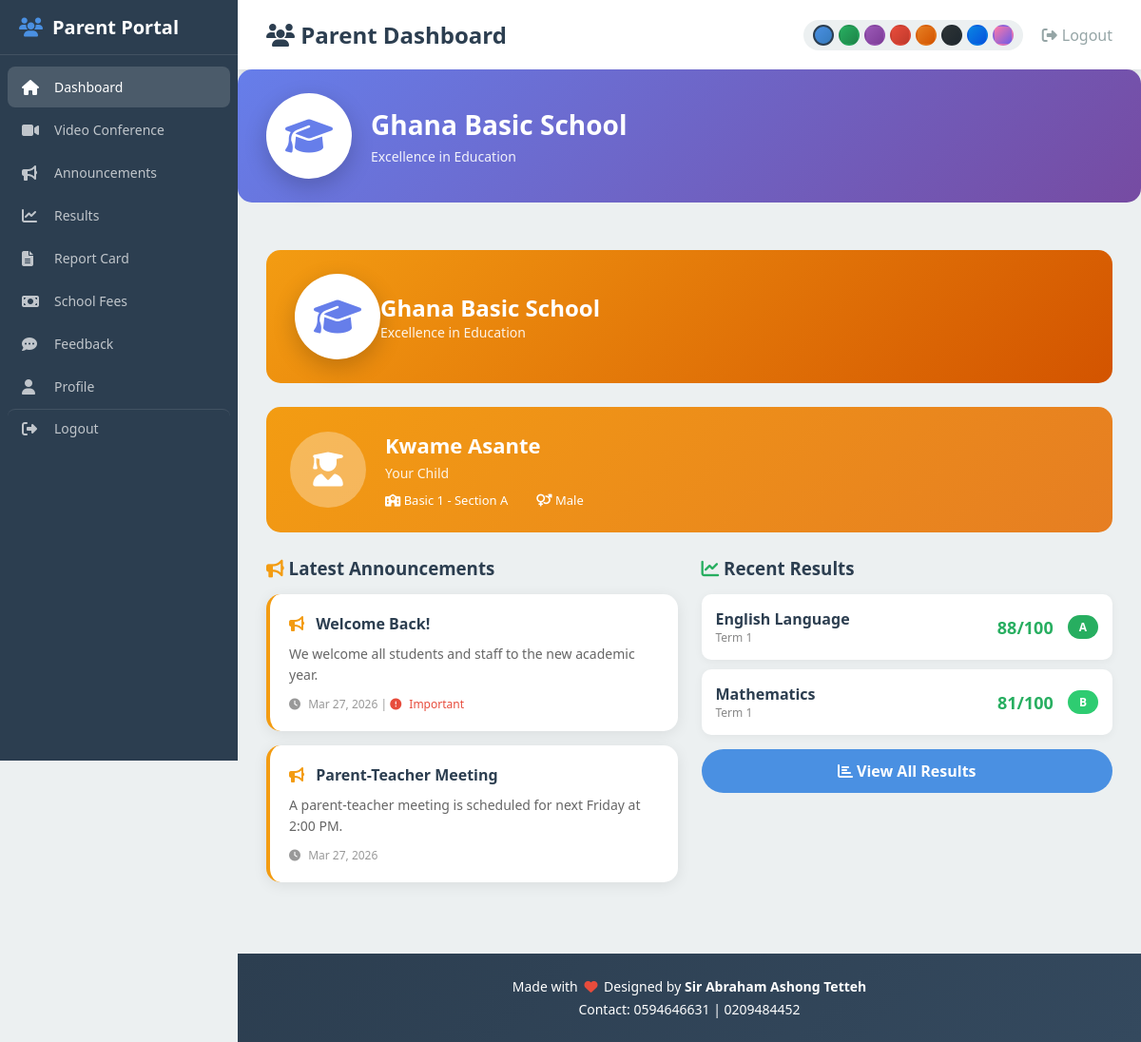
The app's page /parent/index.php (signed in) with its own data.
### tables this page shows
CREATE TABLE students (
    id INT AUTO_INCREMENT PRIMARY KEY,
    student_id VARCHAR(20) UNIQUE,
    name VARCHAR(100) NOT NULL,
    username VARCHAR(50) UNIQUE,
    password VARCHAR(255),
    class_id INT NOT NULL,
    gender VARCHAR(20) NOT NULL,
    email VARCHAR(100),
    phone VARCHAR(20),
    photo VARCHAR(255),
    status ENUM('active', 'inactive', 'graduated', 'transferred') DEFAULT 'active',
    verified TINYINT(1) DEFAULT 1,
    admission_date DATE,
    created_at TIMESTAMP DEFAULT CURRENT_TIMESTAMP,
    INDEX idx_class_id (class_id),
    INDEX idx_status (status),
    INDEX idx_username (username),
    INDEX idx_verified (verified),
    INDEX idx_name (name),
    INDEX idx_student_id (student_id)
);

CREATE TABLE classes (
    id INT AUTO_INCREMENT PRIMARY KEY,
    class_name VARCHAR(50) NOT NULL,
    section VARCHAR(10) NOT NULL,
    level VARCHAR(20) DEFAULT 'primary',
    class_teacher_id INT,
    status ENUM('active', 'inactive') DEFAULT 'active',
    created_at TIMESTAMP DEFAULT CURRENT_TIMESTAMP,
    INDEX idx_level (level),
    INDEX idx_class_teacher (class_teacher_id),
    INDEX idx_status (status),
    INDEX idx_name_level (class_name, level)
);

CREATE TABLE announcements (
    id INT AUTO_INCREMENT PRIMARY KEY,
    title VARCHAR(200) NOT NULL,
    content TEXT NOT NULL,
    target_audience VARCHAR(20) DEFAULT 'all',
    priority VARCHAR(20) DEFAULT 'medium',
    status VARCHAR(20) DEFAULT 'active',
    created_by INT,
    expires_at DATETIME,
    created_at TIMESTAMP DEFAULT CURRENT_TIMESTAMP,
    INDEX idx_status (status),
    INDEX idx_audience (target_audience),
    INDEX idx_priority (priority),
    INDEX idx_expires (expires_at)
);

CREATE TABLE student_assessments (
    id INT AUTO_INCREMENT PRIMARY KEY,
    student_id INT NOT NULL,
    class_id INT NOT NULL,
    subject_id INT NOT NULL,
    term VARCHAR(20) DEFAULT 'Term 1',
    academic_year VARCHAR(20) DEFAULT '2025-2026',
    test1 DECIMAL(5,2) DEFAULT 0,
    test2 DECIMAL(5,2) DEFAULT 0,
    test3 DECIMAL(5,2) DEFAULT 0,
    project DECIMAL(5,2) DEFAULT 0,
    class_assessment DECIMAL(5,2) DEFAULT 0,
    exam DECIMAL(5,2) DEFAULT 0,
    grade VARCHAR(2),
    remarks VARCHAR(50),
    created_at TIMESTAMP DEFAULT CURRENT_TIMESTAMP,
    INDEX idx_student_id (student_id),
    INDEX idx_class_id (class_id),
    INDEX idx_subject_id (subject_id),
    INDEX idx_term (term),
    INDEX idx_academic_year (academic_year),
    INDEX idx_student_term_year (student_id, term, academic_year),
    UNIQUE KEY unique_assessment (student_id, subject_id, term, academic_year)
);

CREATE TABLE subjects (
    id INT AUTO_INCREMENT PRIMARY KEY,
    subject_name VARCHAR(100) NOT NULL,
    category VARCHAR(20) DEFAULT 'core',
    level VARCHAR(20) DEFAULT 'all',
    created_at TIMESTAMP DEFAULT CURRENT_TIMESTAMP,
    INDEX idx_category (category),
    INDEX idx_level (level)
);

### parent/index.php (the view, shortened to what this page needs)
<?php
require_once '../config/database.php';
$studentId = $_SESSION['parent_student_id'];
$settings = [];
$stmt = $pdo->query("SELECT * FROM school_settings");
while ($row = $stmt->fetch()) {
    $settings[$row['setting_key']] = $row['setting_value'];
}
$schoolName = $settings['school_name'] ?? 'School Management System';
$schoolLogo = $settings['school_logo'] ?? '';
$dashboardTheme = $settings['dashboard_theme'] ?? 'default';
$themeColors = [
    'default' => '#4a90e2',
    'ocean' => '#2196F3',
    'sunset' => '#ff7043',
    'forest' => '#4caf50',
    'royal' => '#9c27b0',
    'dark' => '#2c3e50'
];
$themeColor = $themeColors[$dashboardTheme] ?? $themeColors['default'];
$bgStyle = '';
$student = null;
if ($studentId) {
    $stmt = $pdo->prepare("SELECT s.*, c.class_name, c.section FROM students s LEFT JOIN classes c ON s.class_id = c.id WHERE s.id = ?");
    $stmt->execute([$studentId]);
    $student = $stmt->fetch();
}
$announcements = $pdo->query("SELECT * FROM announcements WHERE target_audience IN ('parents', 'all') AND status = 'active' ORDER BY created_at DESC LIMIT 5")->fetchAll();
$recentResults = [];
if ($studentId) {
    $stmt = $pdo->prepare("SELECT a.*, sub.subject_name FROM student_assessments a
        LEFT JOIN subjects sub ON a.subject_id = sub.id
        WHERE a.student_id = ? AND a.term = 'Term 1'
        ORDER BY a.created_at DESC LIMIT 5");
    $stmt->execute([$studentId]);
    $recentResults = $stmt->fetchAll();
}
?>
<!DOCTYPE html>
<html lang="en">
<head>
    <link rel="stylesheet" href="https://cdnjs.cloudflare.com/ajax/libs/font-awesome/6.4.0/css/all.min.css">
    <link rel="stylesheet" href="../assets/css/styles.css">
    <link rel="stylesheet" href="../assets/css/header-animations.css">
</head>
<body style="--primary: <?php echo htmlspecialchars($themeColor); ?>">
    <nav class="sidebar">
        <div class="sidebar-brand">
            <i class="fas fa-users"></i> Parent Portal
        </div>
        <ul class="sidebar-menu">
            <li><a href="index.php" class="active"><i class="fas fa-home"></i> Dashboard</a></li>
            <li><a href="video_conference.php"><i class="fas fa-video"></i> Video Conference</a></li>
            <li><a href="announcements.php"><i class="fas fa-bullhorn"></i> Announcements</a></li>
            <li><a href="results.php"><i class="fas fa-chart-line"></i> Results</a></li>
            <li><a href="reportcard.php"><i class="fas fa-file-alt"></i> Report Card</a></li>
            <li><a href="fees.php"><i class="fas fa-money-bill"></i> School Fees</a></li>
            <li><a href="feedback.php"><i class="fas fa-comment-dots"></i> Feedback</a></li>
            <li><a href="profile.php"><i class="fas fa-user"></i> Profile</a></li>
            <li><a href="../logout.php" class="logout-link"><i class="fas fa-sign-out-alt"></i> Logout</a></li>
        </ul>
    </nav>
    <main class="main-content" <?php echo $bgStyle ? 'style="' . $bgStyle . '"' : ''; ?>>
        <div class="header">
            <h1><i class="fas fa-users"></i> Parent Dashboard</h1>
            <div class="header-right">
                <div class="theme-switcher">
                    <button class="theme-btn" data-theme="blue" title="Blue"></button>
                    <button class="theme-btn" data-theme="green" title="Green"></button>
                    <button class="theme-btn" data-theme="purple" title="Purple"></button>
                    <button class="theme-btn" data-theme="red" title="Red"></button>
                    <button class="theme-btn" data-theme="orange" title="Orange"></button>
                    <button class="theme-btn" data-theme="dark" title="Dark"></button>
                    <button class="theme-btn" data-theme="ocean" title="Ocean"></button>
                    <button class="theme-btn" data-theme="sunset" title="Sunset"></button>
                </div>
                <a href="../logout.php"><i class="fas fa-sign-out-alt"></i> Logout</a>
            </div>
        </div>
        <div class="school-header">
            <div class="school-logo">
                <?php if ($schoolLogo && file_exists('../assets/images/' . $schoolLogo)): ?>
                    <img src="../assets/images/<?php echo $schoolLogo; ?>" alt="School Logo">
                <?php else: ?>
                    <i class="fas fa-graduation-cap"></i>
                <?php endif; ?>
            </div>
            <div class="school-info">
                <h1><?php echo htmlspecialchars($schoolName); ?></h1>
                <p><?php echo htmlspecialchars($settings['school_tagline'] ?? ''); ?></p>
            </div>
        </div>
        <div class="content">
            <div class="portal-header">
                <div class="school-logo">
                    <?php if ($schoolLogo && file_exists('../assets/images/' . $schoolLogo)): ?>
                        <img src="../assets/images/<?php echo $schoolLogo; ?>" alt="School Logo">
                    <?php else: ?>
                        <i class="fas fa-graduation-cap"></i>
                    <?php endif; ?>
                </div>
                <div class="school-info">
                    <h1><?php echo htmlspecialchars($schoolName); ?></h1>
                    <p><?php echo $settings['school_tagline'] ?? ''; ?></p>
                </div>
            </div>
            <?php if ($student): ?>
            <div class="student-card">
                <div class="student-avatar">
                    <i class="fas fa-user-graduate"></i>
                </div>
                <div>
                    <h3><?php echo htmlspecialchars($student['name']); ?></h3>
                    <p>Your Child</p>
                    <div class="student-info">
                        <span><i class="fas fa-school"></i> <?php echo htmlspecialchars($student['class_name'] . ' - Section ' . $student['section']); ?></span>
                        <span><i class="fas fa-venus-mars"></i> <?php echo htmlspecialchars($student['gender']); ?></span>
                    </div>
                </div>
            </div>
            <?php endif; ?>
            <div style="display: grid; grid-template-columns: 1fr 1fr; gap: 25px;">
                <div>
                    <h3 style="margin-bottom: 15px; color: #2c3e50;"><i class="fas fa-bullhorn" style="color: #f39c12;"></i> Latest Announcements</h3>
                    <?php if (empty($announcements)): ?>
                    <div class="announcement-card">
                        <p style="text-align: center; color: #999;">No announcements at this time.</p>
                    </div>
                    <?php else: ?>
                        <?php foreach ($announcements as $ann): ?>
                        <div class="announcement-card">
                            <h4><i class="fas fa-bullhorn"></i> <?php echo htmlspecialchars($ann['title']); ?></h4>
                            <p><?php echo nl2br(htmlspecialchars($ann['content'])); ?></p>
                            <div class="announcement-meta">
                                <i class="fas fa-clock"></i> <?php echo date('M d, Y', strtotime($ann['created_at'])); ?>
                                <?php if ($ann['priority'] == 'high'): ?>
                                | <span style="color: #e74c3c;"><i class="fas fa-exclamation-circle"></i> Important</span>
                                <?php endif; ?>
                            </div>
                        </div>
                        <?php endforeach; ?>
                    <?php endif; ?>
                </div>
                <div>
                    <h3 style="margin-bottom: 15px; color: #2c3e50;"><i class="fas fa-chart-line" style="color: #27ae60;"></i> Recent Results</h3>
                    <?php if (empty($recentResults)): ?>
                    <div class="result-item">
                        <p style="color: #999; text-align: center; width: 100%;">No results available yet.</p>
                    </div>
                    <?php else: ?>
                        <?php foreach ($recentResults as $result):
                            $total = ($result['test1'] ?? 0) + ($result['test2'] ?? 0) + ($result['test3'] ?? 0) + ($result['project'] ?? 0) + ($result['class_assessment'] ?? 0) + ($result['exam'] ?? 0);
                            $grade = $result['grade'] ?? '';
                        ?>
                        <div class="result-item">
                            <div>
                                <span class="subject"><?php echo htmlspecialchars($result['subject_name']); ?></span>
                                <div style="font-size: 12px; color: #888;"><?php echo $result['term']; ?></div>
                            </div>
                            <div style="display: flex; align-items: center; gap: 15px;">
                                <span class="score"><?php echo number_format($total, 0); ?>/100</span>
                                <?php if ($grade): ?>
                                <span class="grade-badge grade-<?php echo strtolower($grade[0]); ?>"><?php echo $grade; ?></span>
                                <?php endif; ?>
                            </div>
                        </div>
                        <?php endforeach; ?>
                    <?php endif; ?>
                    <a href="results.php" class="btn btn-primary" style="margin-top: 15px; display: block; text-align: center;">
                        <i class="fas fa-chart-bar"></i> View All Results
                    </a>
                </div>
            </div>
        </div>
        <div class="site-footer">
            <p>Made with <i class="fas fa-heart" style="color: #e74c3c;"></i> Designed by <strong>Sir Abraham Ashong Tetteh</strong></p>
            <p>Contact: 0594646631 | 0209484452</p>
        </div>
    </main>
</body>
</html>

### assets/css/header-animations.css (style rules this page uses)
.school-header { display: flex; align-items: center; gap: 20px; padding: 25px 30px; background: linear-gradient(135deg, #667eea 0%, #764ba2 100%); border-radius: 15px; color: white; margin-bottom: 20px; }
.school-logo { width: 90px; height: 90px; border-radius: 50%; background: white; display: flex; align-items: center; justify-content: center; overflow: hidden; box-shadow: 0 8px 25px rgba(0,0,0,0.2); animation: logoRotate 8s linear infinite; flex-shrink: 0; }
.school-logo i { font-size: 40px; color: #667eea; }
.school-info { flex: 1; overflow: hidden; }
.school-info h1 { font-size: 28px; margin: 0 0 5px 0; animation: fadeInSlide 1s ease-out, marquee 8s linear infinite; white-space: nowrap; display: inline-block; }
.school-info p { font-size: 14px; margin: 0; opacity: 0.9; animation: fadeInSlide 1s ease-out 0.2s both; }
.portal-header { animation: headerFadeIn 0.8s ease-out; }
.portal-header .school-logo { animation: logoRotate 8s linear infinite; }
.student-avatar { animation: avatarBounce 2s ease-in-out infinite; }
.sidebar-menu li a { display: flex; align-items: center; gap: 12px; padding: 12px 15px; transition: all 0.3s ease; }
.sidebar-menu li a i { transition: transform 0.3s ease; }

### parent/index.php (style rules this page uses)
.portal-header { background: linear-gradient(135deg, #f39c12, #d35400); color: white; padding: 25px 30px; border-radius: 15px; margin-bottom: 25px; display: flex; justify-content: space-between; align-items: center; }
.portal-header h1 { margin: 0; font-size: 24px; }
.student-card { background: linear-gradient(135deg, #f39c12, #e67e22); color: white; padding: 25px; border-radius: 15px; margin-bottom: 25px; display: flex; align-items: center; gap: 20px; }
.student-avatar { width: 80px; height: 80px; border-radius: 50%; background: rgba(255,255,255,0.3); display: flex; align-items: center; justify-content: center; font-size: 36px; }
.student-card h3 { margin: 0 0 5px 0; font-size: 22px; }
.student-card p { margin: 0; opacity: 0.9; font-size: 14px; }
.student-info { display: flex; gap: 30px; margin-top: 10px; }
.student-info span { font-size: 13px; }
.announcement-card { background: white; border-radius: 15px; padding: 20px; margin-bottom: 15px; border-left: 4px solid #f39c12; box-shadow: 0 3px 15px rgba(0,0,0,0.08); }
.announcement-card h4 { margin: 0 0 10px 0; color: #2c3e50; font-size: 16px; }
.announcement-card h4 i { color: #f39c12; margin-right: 8px; }
.announcement-card p { margin: 0 0 10px 0; color: #666; font-size: 14px; line-height: 1.6; }
.announcement-meta { font-size: 12px; color: #999; }
.announcement-meta i { margin-right: 5px; }
.result-item { background: white; border-radius: 10px; padding: 15px; margin-bottom: 10px; display: flex; justify-content: space-between; align-items: center; box-shadow: 0 2px 10px rgba(0,0,0,0.05); }
.result-item .subject { font-weight: 600; color: #2c3e50; }
.result-item .score { font-size: 18px; font-weight: bold; color: #27ae60; }
.grade-badge { padding: 4px 12px; border-radius: 15px; color: white; font-size: 12px; font-weight: 600; }
.grade-a { background: #27ae60; }
.grade-b { background: #2ecc71; }
.site-footer { background: linear-gradient(135deg, #2c3e50, #34495e); color: white; text-align: center; padding: 20px; margin-top: 30px; }
.site-footer p { margin: 5px 0; font-size: 14px; }
.site-footer i { margin: 0 3px; }

### records on screen
students: name "Kwame Asante", class.section "Basic 1 - Section A", gender "Male"
announcements: title "Welcome Back!", content "We welcome all students and staff to the new academic year.", created_at "Mar 27, 2026", priority "high" (drawn)
announcements: title "Parent-Teacher Meeting", content "A parent-teacher meeting is scheduled for next Friday at 2:00 PM.", created_at "Mar 27, 2026"
student_assessments: subject.subject_name "English Language", term "Term 1", total "88", grade "A"
student_assessments: subject.subject_name "Mathematics", term "Term 1", total "81", grade "B"

### other values on screen
$schoolName "Ghana Basic School"
$settings['school_tagline'] "Excellence in Education"
